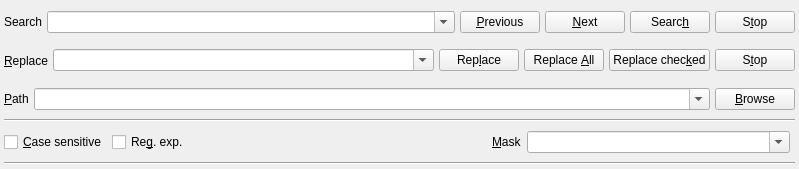
<?xml version="1.0" encoding="UTF-8"?>
<ui version="4.0">
 <class>SearchWidget</class>
 <widget class="QFrame" name="SearchWidget">
  <property name="geometry">
   <rect>
    <x>0</x>
    <y>0</y>
    <width>799</width>
    <height>169</height>
   </rect>
  </property>
  <property name="sizePolicy">
   <sizepolicy hsizetype="Preferred" vsizetype="Minimum">
    <horstretch>0</horstretch>
    <verstretch>0</verstretch>
   </sizepolicy>
  </property>
  <layout class="QVBoxLayout" name="vlMain">
   <property name="spacing">
    <number>2</number>
   </property>
   <property name="margin">
    <number>4</number>
   </property>
   <item>
    <widget class="QWidget" name="wSearch" native="true">
     <layout class="QHBoxLayout" name="hlSearch">
      <property name="spacing">
       <number>5</number>
      </property>
      <property name="margin">
       <number>0</number>
      </property>
      <item>
       <widget class="QLabel" name="lSearch">
        <property name="text">
         <string>Search</string>
        </property>
        <property name="buddy">
         <cstring>cbSearch</cstring>
        </property>
       </widget>
      </item>
      <item>
       <widget class="QComboBox" name="cbSearch">
        <property name="sizePolicy">
         <sizepolicy hsizetype="Expanding" vsizetype="Fixed">
          <horstretch>0</horstretch>
          <verstretch>0</verstretch>
         </sizepolicy>
        </property>
        <property name="editable">
         <bool>true</bool>
        </property>
       </widget>
      </item>
      <item>
       <widget class="QWidget" name="wSearchRight" native="true">
        <property name="sizePolicy">
         <sizepolicy hsizetype="Maximum" vsizetype="Preferred">
          <horstretch>0</horstretch>
          <verstretch>0</verstretch>
         </sizepolicy>
        </property>
        <layout class="QHBoxLayout" name="horizontalLayout">
         <property name="spacing">
          <number>5</number>
         </property>
         <property name="margin">
          <number>0</number>
         </property>
         <item>
          <widget class="QPushButton" name="pbPrevious">
           <property name="text">
            <string>&amp;Previous</string>
           </property>
           <property name="icon">
            <iconset>
             <normaloff>:/mksicons/previous.png</normaloff>:/mksicons/previous.png</iconset>
           </property>
          </widget>
         </item>
         <item>
          <widget class="QPushButton" name="pbNext">
           <property name="text">
            <string>&amp;Next</string>
           </property>
           <property name="icon">
            <iconset>
             <normaloff>:/mksicons/next.png</normaloff>:/mksicons/next.png</iconset>
           </property>
          </widget>
         </item>
         <item>
          <widget class="QPushButton" name="pbSearch">
           <property name="text">
            <string>Searc&amp;h</string>
           </property>
           <property name="icon">
            <iconset>
             <normaloff>:/mksicons/search.png</normaloff>:/mksicons/search.png</iconset>
           </property>
          </widget>
         </item>
         <item>
          <widget class="QPushButton" name="pbSearchStop">
           <property name="text">
            <string>S&amp;top</string>
           </property>
           <property name="icon">
            <iconset>
             <normaloff>:/mksicons/stop.png</normaloff>:/mksicons/stop.png</iconset>
           </property>
          </widget>
         </item>
        </layout>
       </widget>
      </item>
     </layout>
    </widget>
   </item>
   <item>
    <widget class="QWidget" name="wReplace" native="true">
     <layout class="QHBoxLayout" name="hlReplace">
      <property name="spacing">
       <number>5</number>
      </property>
      <property name="margin">
       <number>0</number>
      </property>
      <item>
       <widget class="QLabel" name="lReplace">
        <property name="text">
         <string>&amp;Replace</string>
        </property>
        <property name="buddy">
         <cstring>cbReplace</cstring>
        </property>
       </widget>
      </item>
      <item>
       <widget class="QComboBox" name="cbReplace">
        <property name="sizePolicy">
         <sizepolicy hsizetype="Expanding" vsizetype="Fixed">
          <horstretch>0</horstretch>
          <verstretch>0</verstretch>
         </sizepolicy>
        </property>
        <property name="toolTip">
         <string>&lt;!DOCTYPE HTML PUBLIC &quot;-//W3C//DTD HTML 4.0//EN&quot; &quot;http://www.w3.org/TR/REC-html40/strict.dtd&quot;&gt;
&lt;html&gt;&lt;head&gt;&lt;meta name=&quot;qrichtext&quot; content=&quot;1&quot; /&gt;&lt;style type=&quot;text/css&quot;&gt;
p, li { white-space: pre-wrap; }
&lt;/style&gt;&lt;/head&gt;&lt;body style=&quot; font-family:'Ubuntu'; font-size:11pt; font-weight:400; font-style:normal;&quot;&gt;
&lt;p style=&quot; margin-top:0px; margin-bottom:0px; margin-left:0px; margin-right:0px; -qt-block-indent:0; text-indent:0px;&quot;&gt;Submatches are supported. When regular expression searched, &lt;span style=&quot; font-weight:600;&quot;&gt;\&lt;/span&gt;&lt;span style=&quot; font-weight:600; font-style:italic;&quot;&gt;{number} &lt;/span&gt; replaced with submatches.&lt;/p&gt;
&lt;p style=&quot; margin-top:0px; margin-bottom:0px; margin-left:0px; margin-right:0px; -qt-block-indent:0; text-indent:0px;&quot;&gt;&lt;span style=&quot; font-weight:600;&quot;&gt;\1&lt;/span&gt; - first submatch, &lt;span style=&quot; font-weight:600;&quot;&gt;\2&lt;/span&gt; - second...&lt;/p&gt;
&lt;p style=&quot; margin-top:0px; margin-bottom:0px; margin-left:0px; margin-right:0px; -qt-block-indent:0; text-indent:0px;&quot;&gt;    Example:&lt;/p&gt;
&lt;p style=&quot; margin-top:0px; margin-bottom:0px; margin-left:0px; margin-right:0px; -qt-block-indent:0; text-indent:0px;&quot;&gt;        text: &amp;quot;&lt;span style=&quot; font-style:italic;&quot;&gt;foo bar&lt;/span&gt;&amp;quot;&lt;/p&gt;
&lt;p style=&quot; margin-top:0px; margin-bottom:0px; margin-left:0px; margin-right:0px; -qt-block-indent:0; text-indent:0px;&quot;&gt;        pattern: &amp;quot;&lt;span style=&quot; font-style:italic;&quot;&gt;((\w+) (\w+))&lt;/span&gt;&amp;quot;&lt;/p&gt;
&lt;p style=&quot; margin-top:0px; margin-bottom:0px; margin-left:0px; margin-right:0px; -qt-block-indent:0; text-indent:0px;&quot;&gt;        replace string: &amp;quot;&lt;span style=&quot; font-style:italic;&quot;&gt;\1 replaced with \3 \2&lt;/span&gt;&amp;quot;&lt;/p&gt;
&lt;p style=&quot; margin-top:0px; margin-bottom:0px; margin-left:0px; margin-right:0px; -qt-block-indent:0; text-indent:0px;&quot;&gt;        result &amp;quot;&lt;span style=&quot; font-style:italic;&quot;&gt;foo bar replaced with bar foo&lt;/span&gt;&amp;quot;&lt;/p&gt;&lt;/body&gt;&lt;/html&gt;</string>
        </property>
        <property name="whatsThis">
         <string/>
        </property>
        <property name="editable">
         <bool>true</bool>
        </property>
       </widget>
      </item>
      <item>
       <widget class="QWidget" name="wReplaceRight" native="true">
        <property name="sizePolicy">
         <sizepolicy hsizetype="Maximum" vsizetype="Preferred">
          <horstretch>0</horstretch>
          <verstretch>0</verstretch>
         </sizepolicy>
        </property>
        <layout class="QHBoxLayout" name="horizontalLayout_2">
         <property name="spacing">
          <number>5</number>
         </property>
         <property name="margin">
          <number>0</number>
         </property>
         <item>
          <widget class="QPushButton" name="pbReplace">
           <property name="text">
            <string>Rep&amp;lace</string>
           </property>
           <property name="icon">
            <iconset>
             <normaloff>:/mksicons/replace.png</normaloff>:/mksicons/replace.png</iconset>
           </property>
          </widget>
         </item>
         <item>
          <widget class="QPushButton" name="pbReplaceAll">
           <property name="text">
            <string>Replace &amp;All</string>
           </property>
           <property name="icon">
            <iconset>
             <normaloff>:/mksicons/replace.png</normaloff>:/mksicons/replace.png</iconset>
           </property>
          </widget>
         </item>
         <item>
          <widget class="QPushButton" name="pbReplaceChecked">
           <property name="text">
            <string>Replace chec&amp;ked</string>
           </property>
           <property name="icon">
            <iconset>
             <normaloff>:/mksicons/replace.png</normaloff>:/mksicons/replace.png</iconset>
           </property>
          </widget>
         </item>
         <item>
          <widget class="QPushButton" name="pbReplaceCheckedStop">
           <property name="text">
            <string>S&amp;top</string>
           </property>
           <property name="icon">
            <iconset>
             <normaloff>:/mksicons/stop.png</normaloff>:/mksicons/stop.png</iconset>
           </property>
          </widget>
         </item>
        </layout>
       </widget>
      </item>
     </layout>
    </widget>
   </item>
   <item>
    <widget class="QWidget" name="wPath" native="true">
     <layout class="QHBoxLayout" name="hlPath">
      <property name="spacing">
       <number>5</number>
      </property>
      <property name="margin">
       <number>0</number>
      </property>
      <item>
       <widget class="QLabel" name="lPath">
        <property name="text">
         <string>&amp;Path</string>
        </property>
        <property name="buddy">
         <cstring>cbPath</cstring>
        </property>
       </widget>
      </item>
      <item>
       <widget class="QComboBox" name="cbPath">
        <property name="sizePolicy">
         <sizepolicy hsizetype="Expanding" vsizetype="Fixed">
          <horstretch>0</horstretch>
          <verstretch>0</verstretch>
         </sizepolicy>
        </property>
        <property name="editable">
         <bool>true</bool>
        </property>
       </widget>
      </item>
      <item>
       <widget class="QWidget" name="wPathRight" native="true">
        <property name="sizePolicy">
         <sizepolicy hsizetype="Maximum" vsizetype="Preferred">
          <horstretch>0</horstretch>
          <verstretch>0</verstretch>
         </sizepolicy>
        </property>
        <layout class="QHBoxLayout" name="horizontalLayout_3">
         <property name="spacing">
          <number>5</number>
         </property>
         <property name="margin">
          <number>0</number>
         </property>
         <item>
          <widget class="QPushButton" name="pbBrowse">
           <property name="text">
            <string>&amp;Browse</string>
           </property>
           <property name="icon">
            <iconset>
             <normaloff>:/mksicons/folder.png</normaloff>:/mksicons/folder.png</iconset>
           </property>
          </widget>
         </item>
        </layout>
       </widget>
      </item>
     </layout>
    </widget>
   </item>
   <item>
    <widget class="Line" name="lSeparator">
     <property name="orientation">
      <enum>Qt::Horizontal</enum>
     </property>
    </widget>
   </item>
   <item>
    <widget class="QWidget" name="wOptions" native="true">
     <layout class="QHBoxLayout" name="hlOptions">
      <property name="spacing">
       <number>5</number>
      </property>
      <property name="margin">
       <number>0</number>
      </property>
      <item>
       <widget class="QCheckBox" name="cbCaseSensitive">
        <property name="text">
         <string>&amp;Case sensitive</string>
        </property>
       </widget>
      </item>
      <item>
       <widget class="QCheckBox" name="cbRegularExpression">
        <property name="text">
         <string>Re&amp;g. exp.</string>
        </property>
       </widget>
      </item>
      <item>
       <spacer name="horizontalSpacer_4">
        <property name="orientation">
         <enum>Qt::Horizontal</enum>
        </property>
        <property name="sizeType">
         <enum>QSizePolicy::MinimumExpanding</enum>
        </property>
        <property name="sizeHint" stdset="0">
         <size>
          <width>0</width>
          <height>0</height>
         </size>
        </property>
       </spacer>
      </item>
      <item>
       <widget class="QWidget" name="wMask" native="true">
        <property name="sizePolicy">
         <sizepolicy hsizetype="Expanding" vsizetype="Preferred">
          <horstretch>0</horstretch>
          <verstretch>0</verstretch>
         </sizepolicy>
        </property>
        <layout class="QHBoxLayout" name="horizontalLayout_4">
         <property name="spacing">
          <number>5</number>
         </property>
         <property name="margin">
          <number>0</number>
         </property>
         <item>
          <widget class="QLabel" name="lMask">
           <property name="sizePolicy">
            <sizepolicy hsizetype="Maximum" vsizetype="Preferred">
             <horstretch>0</horstretch>
             <verstretch>0</verstretch>
            </sizepolicy>
           </property>
           <property name="text">
            <string>&amp;Mask</string>
           </property>
           <property name="buddy">
            <cstring>cbMask</cstring>
           </property>
          </widget>
         </item>
         <item>
          <widget class="QComboBox" name="cbMask">
           <property name="toolTip">
            <string>&lt;!DOCTYPE HTML PUBLIC &quot;-//W3C//DTD HTML 4.0//EN&quot; &quot;http://www.w3.org/TR/REC-html40/strict.dtd&quot;&gt;
&lt;html&gt;&lt;head&gt;&lt;meta name=&quot;qrichtext&quot; content=&quot;1&quot; /&gt;&lt;style type=&quot;text/css&quot;&gt;
p, li { white-space: pre-wrap; }
&lt;/style&gt;&lt;/head&gt;&lt;body style=&quot; font-family:'Ubuntu'; font-size:11pt; font-weight:400; font-style:normal;&quot;&gt;
&lt;p style=&quot; margin-top:0px; margin-bottom:0px; margin-left:0px; margin-right:0px; -qt-block-indent:0; text-indent:0px;&quot;&gt;Space separated list of patterns. i.e.&lt;/p&gt;
&lt;p style=&quot; margin-top:0px; margin-bottom:0px; margin-left:0px; margin-right:0px; -qt-block-indent:0; text-indent:0px;&quot;&gt;&lt;span style=&quot; font-style:italic;&quot;&gt;*.cpp *.h&lt;/span&gt;&lt;/p&gt;&lt;/body&gt;&lt;/html&gt;</string>
           </property>
           <property name="editable">
            <bool>true</bool>
           </property>
          </widget>
         </item>
        </layout>
       </widget>
      </item>
      <item>
       <widget class="QWidget" name="wEncoding" native="true">
        <layout class="QHBoxLayout" name="horizontalLayout_8">
         <property name="spacing">
          <number>5</number>
         </property>
         <property name="margin">
          <number>0</number>
         </property>
        </layout>
       </widget>
      </item>
     </layout>
    </widget>
   </item>
   <item>
    <widget class="Line" name="line">
     <property name="orientation">
      <enum>Qt::Horizontal</enum>
     </property>
    </widget>
   </item>
  </layout>
 </widget>
 <resources/>
 <connections/>
</ui>
